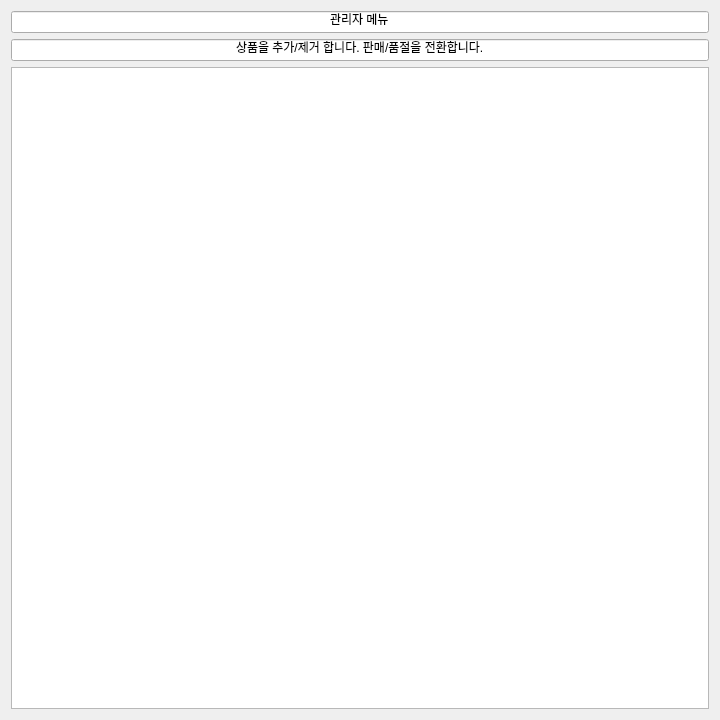
<?xml version="1.0" encoding="UTF-8"?>
<ui version="4.0">
 <class>Dialog</class>
 <widget class="QDialog" name="Dialog">
  <property name="geometry">
   <rect>
    <x>0</x>
    <y>0</y>
    <width>720</width>
    <height>720</height>
   </rect>
  </property>
  <property name="windowTitle">
   <string>Dialog</string>
  </property>
  <layout class="QVBoxLayout" name="verticalLayout">
   <item>
    <widget class="QLineEdit" name="lineEdit">
     <property name="text">
      <string>관리자 메뉴</string>
     </property>
     <property name="alignment">
      <set>Qt::AlignmentFlag::AlignCenter</set>
     </property>
    </widget>
   </item>
   <item>
    <widget class="QLineEdit" name="lineEdit_2">
     <property name="text">
      <string>상품을 추가/제거 합니다. 판매/품절을 전환합니다.</string>
     </property>
     <property name="alignment">
      <set>Qt::AlignmentFlag::AlignCenter</set>
     </property>
    </widget>
   </item>
   <item>
    <widget class="QListView" name="listView"/>
   </item>
  </layout>
 </widget>
 <resources/>
 <connections/>
</ui>
